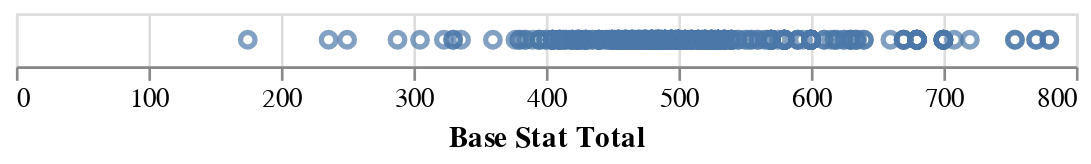

Notebook cell for this chart:
### Markdown cell above
There is a point for every row in the dataset, but you can't tell because they're all stacked on top of eachother. We also adjusted the size of our points by passing in size=10 to mark_point(). This is not useful yet, as it doesn't portray any information. We need to tell Altair how to encode these points to get a real scatterplot.

### Code cell
alt.Chart(df).mark_point().encode(
    x='Base Stat Total'
)

### Figure 1 — Vega-Lite specification as saved in the notebook (floating-point values rounded to 4 significant figures; data arrays with more than 128 entries replaced by an {"elided": "..."} marker saying what was removed)
{"config": {"view": {"continuousWidth": 400, "continuousHeight": 300}}, "data": {"name": "data-602fbf70eee4bc4bcbc5a8b70b837b07"}, "mark": "point", "encoding": {"x": {"type": "quantitative", "field": "Base Stat Total"}}, "$schema": "https://vega.github.io/schema/vega-lite/v4.8.1.json", "datasets": {"data-602fbf70eee4bc4bcbc5a8b70b837b07": {"elided": "553 records"}}}
